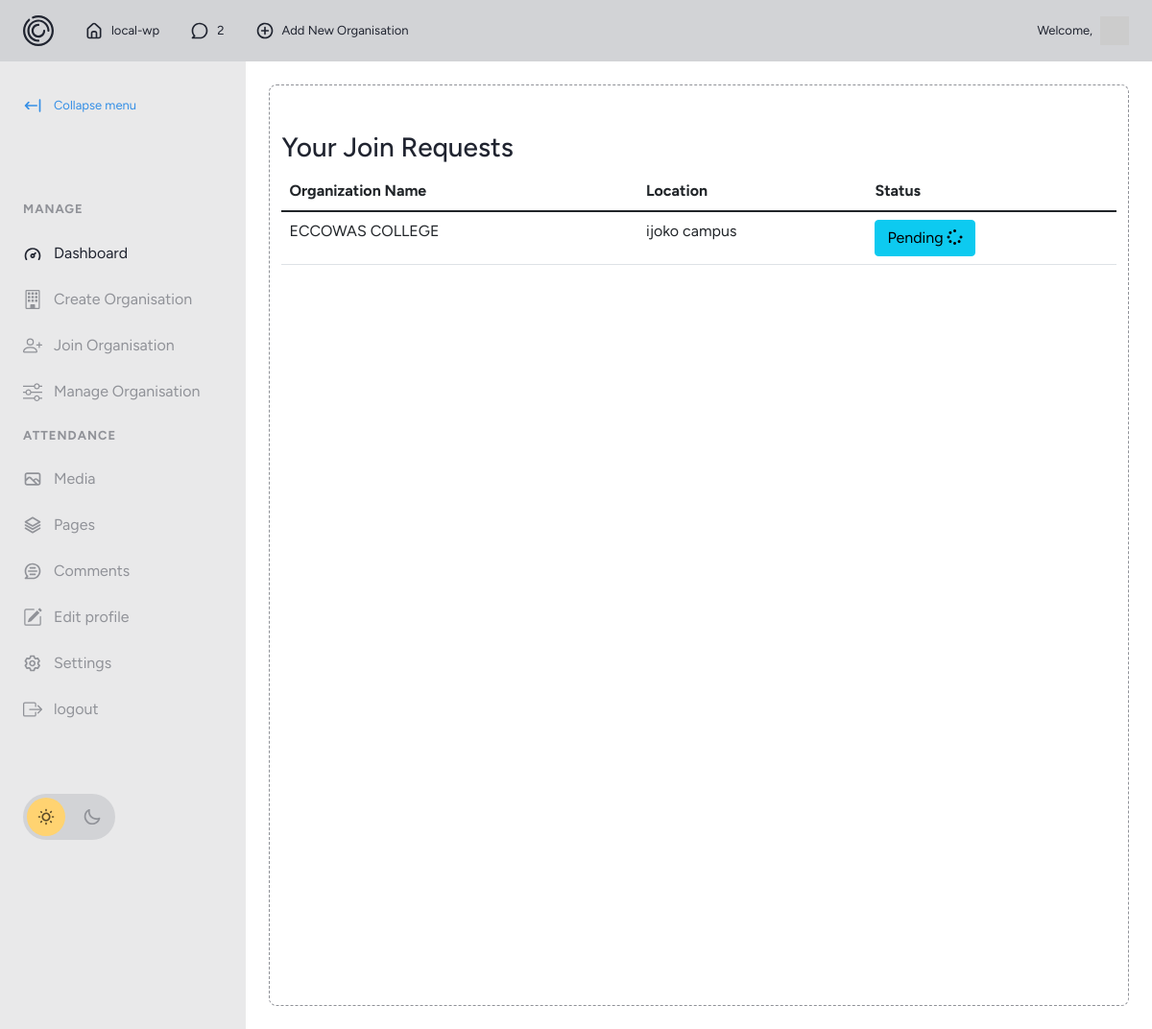
Screenshot of /view_join_requests (signed in) with the database file from the repository.
### myapp/models.py (models this page shows, shortened)
class JoinRequest(db.Model):
    __tablename__ = 'join_requests'
    id = db.Column(db.Integer, primary_key=True)
    organization_id = db.Column(db.Integer, db.ForeignKey('organizations.id'))
    user_id = db.Column(db.Integer, db.ForeignKey('users.id'))
    status = db.Column(db.String(20), default='pending')  # pending, approved, rejected
    location_id = db.Column(db.Integer, db.ForeignKey('locations.id'))
    organization = db.relationship('Organization', backref=db.backref('join_requests', lazy=True))
    user = db.relationship('User', backref=db.backref('join_requests', lazy=True))
    location = db.relationship('Location', backref=db.backref('join_requests', lazy=True))

class Organization(db.Model):
    __tablename__ = 'organizations'
    id = db.Column(db.Integer, primary_key=True)
    name = db.Column(db.String(100), nullable=False, unique=True)
    code = db.Column(db.String(20), unique=True, nullable=False)
    user_id = db.Column(db.Integer, db.ForeignKey('users.id'), nullable=False)
    locations = db.relationship('Location', backref='organization', lazy=True, cascade="all, delete-orphan")
    created_by = db.relationship('User', backref=backref('created_organizations', lazy=True), lazy=True)

class Location(db.Model):
    __tablename__ = 'locations'
    id = db.Column(db.Integer, primary_key=True)
    name = db.Column(db.String(100), nullable=False)
    organization_id = db.Column(db.Integer, db.ForeignKey('organizations.id'), nullable=False)
    longitude = db.Column(db.Float, nullable=False)
    latitude = db.Column(db.Float, nullable=False)
    alias = db.Column(db.String(200), nullable=False)
    address = db.Column(db.String(200), nullable=False)
    qr_codes = db.relationship('QRCode', backref='location', lazy=True, cascade="all, delete-orphan")

### myapp/views.py (the view)
@views.route('/view_join_requests')
@login_required
def view_join_requests():
    user_id = current_user.id  # Get the current user's ID
    join_requests = JoinRequest.query.options(
        joinedload(JoinRequest.organization).joinedload(Organization.locations)
    ).filter_by(user_id=user_id).all()
    return render_template(
        'request_status.html',
        join_requests=join_requests
    )

### myapp/__init__.py (called while the page is built)
def create_app():
    app = Flask(__name__)
    app.config['SECRET_KEY'] = 'helloworld'
    app.config['SQLALCHEMY_DATABASE_URI'] = f"sqlite:///{DB_NAME}"
    db.init_app(app)
    app.config['SQLALCHEMY_TRACK_MODIFICATIONS'] = False
    migrate = Migrate(app, db)
    from .views import views
    from .auth import auth
    app.register_blueprint(views, url_prefix='/')
    app.register_blueprint(auth, url_prefix='/')
    from .models import User
    create_database(app)
    login_manager = LoginManager()
    login_manager.login_view = "auth.login"
    login_manager.init_app(app)
    @login_manager.user_loader
    def load_user(id):
        return User.query.get(int(id))
    return app

### myapp/templates/request_status.html (shortened to what this page needs)
{% extends "dashboard_base.html" %}
{% block content %}
<div class="container mt-5">
    <h3>Your Join Requests</h3>
    <table class="table">
        <thead>
            <tr>
                <th>Organization Name</th>
                <th>Location</th>
                <th>Status</th>
            </tr>
        </thead>
        <tbody>
            {% for request in join_requests %}
            <tr>
                <td>{{ request.organization.name }}</td>
                <td>{{ request.location.alias if request.location else 'No specific location' }}</td>
                <td>
                    <button class="btn {{ 'btn-success' if request.status == 'approved' else 'btn-danger' if request.status == 'declined' else 'btn-info' }}">
                        {% if request.status == 'approved' %}
                            Approved
                          <svg xmlns="http://www.w3.org/2000/svg" width="18" height="18" fill="currentColor" class="bi bi-check2-circle" viewBox="0 0 16 16">
                              <path d="M2.5 8a5.5 5.5 0 0 1 8.25-4.764.5.5 0 0 0 .5-.866A6.5 6.5 0 1 0 14.5 8a.5.5 0 0 0-1 0 5.5 5.5 0 1 1-11 0"/>
                              <path d="M15.354 3.354a.5.5 0 0 0-.708-.708L8 9.293 5.354 6.646a.5.5 0 1 0-.708.708l3 3a.5.5 0 0 0 .708 0z"/>
                            </svg>
                        {% elif request.status == 'pending' %}
                        <div class="fa-1x">
                            Pending
                            <i class="fas fa-spinner fa-pulse"></i>
                          </div>
                        {% else %}
                            {{ request.status|capitalize }}
                        {% endif %}
                    </button>
                </td>
            </tr>
            {% endfor %}
        </tbody>
    </table>
</div>
{% endblock %}

### myapp/static/css/dashboard.css (style rules this page uses)
:root { --gray-base: #202430; --gray-shade-60: #13161D; --gray-tint-30: #63666E; --gray-tint-50: #909298; --gray-tint-80: #D2D3D6; --gray-alpha-80: rgb(32 36 48 / .8); --gray-tint-90: #E9E9EA; --white-base: #fff; --primary-base: #358FE6; --extras-sun: #FFD371; --extras-moon: #7190FF; --extras-black-alpha-64: rgb(0 0 0 / .64); --extras-white-alpha-64: rgb(255 255 255 / .64); }
:root[data-theme="light"] { --main-header-bg: var(--gray-tint-80); --top-bar-icon-fill: var(--gray-base); --sidebar-bg: var(--gray-tint-90); --sidebar-icon-fill: var(--gray-tint-50); --sidebar-icon-active-fill: var(--gray-base); --sidebar-link-color: var(--gray-tint-50); --sidebar-link-active-color: var(--gray-base); --sidebar-menu-heading-color: var(--gray-tint-50); --theme-switcher-bg: var(--gray-tint-80); --theme-switcher-indicator: var(--extras-sun); --theme-switcher-indicator-pos: .25rem; --sun-icon-fill: var(--extras-black-alpha-64); --moon-icon-fill: var(--gray-tint-50); --main-header-link-color: var(--gray-base); }
html { font-size: 100%; line-height: 1.4; }
body { font-family: 'Figtree', sans-serif; color: var(--gray-base); }

### rows the page displays
JoinRequest: organization.name "ECCOWAS COLLEGE", location "ijoko campus", status "Pending"
